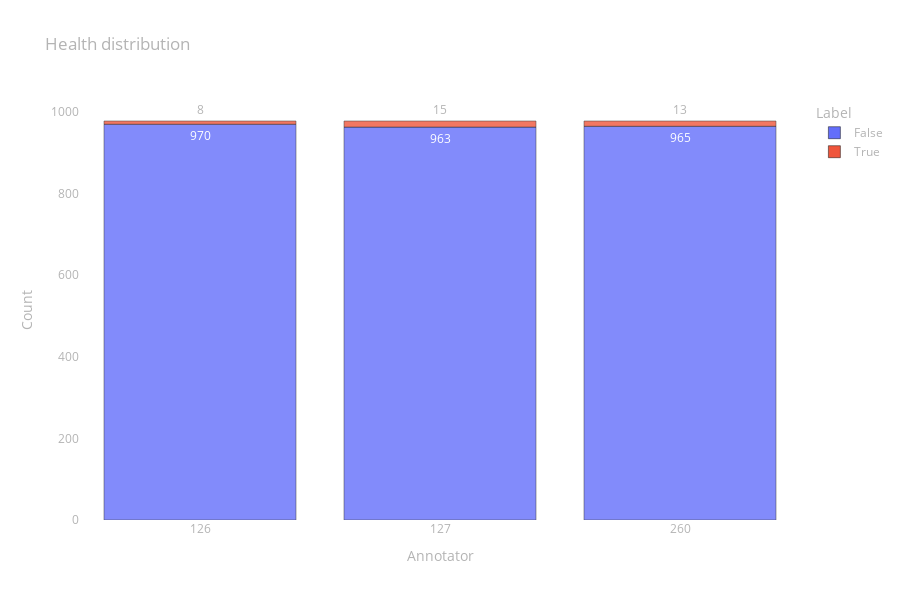

The notebook cell this image was saved under:
### Code cell
fig = px.bar(
    data_frame=prepare_data_to_px(health),
    x="Annotator", y="Count", color="Label", opacity=0.8,
    height=600, text="Count", title="Health distribution")

fig.update_layout(layout)

fig.show()

### Figure 1 — Plotly figure (JSON) as saved in the notebook; plotly's stock layout.template omitted (floating-point values rounded to 4 significant figures)
{"data": [{"alignmentgroup": "True", "hovertemplate": "Label=False<br>Annotator=%{x}<br>Count=%{text}<extra></extra>", "legendgroup": "False", "marker": {"color": "#636efa", "opacity": 0.8, "pattern": {"shape": ""}}, "name": "False", "offsetgroup": "False", "orientation": "v", "showlegend": true, "text": [970, 963, 965], "textposition": "auto", "type": "bar", "x": [126, 127, 260], "xaxis": "x", "y": [970, 963, 965], "yaxis": "y"}, {"alignmentgroup": "True", "hovertemplate": "Label=True<br>Annotator=%{x}<br>Count=%{text}<extra></extra>", "legendgroup": "True", "marker": {"color": "#EF553B", "opacity": 0.8, "pattern": {"shape": ""}}, "name": "True", "offsetgroup": "True", "orientation": "v", "showlegend": true, "text": [8, 15, 13], "textposition": "auto", "type": "bar", "x": [126, 127, 260], "xaxis": "x", "y": [8, 15, 13], "yaxis": "y"}], "layout": {"barmode": "relative", "font": {"color": "rgb(180,180,180)"}, "height": 600, "legend": {"title": {"text": "Label"}, "tracegroupgap": 0}, "paper_bgcolor": "rgba(0,0,0,0)", "plot_bgcolor": "rgba(0,0,0,0)", "title": {"text": "Health distribution"}, "xaxis": {"anchor": "y", "domain": [0, 1], "showgrid": false, "title": {"text": "Annotator"}, "type": "category", "zeroline": false}, "yaxis": {"anchor": "x", "domain": [0, 1], "showgrid": false, "title": {"text": "Count"}, "zeroline": false}}}
